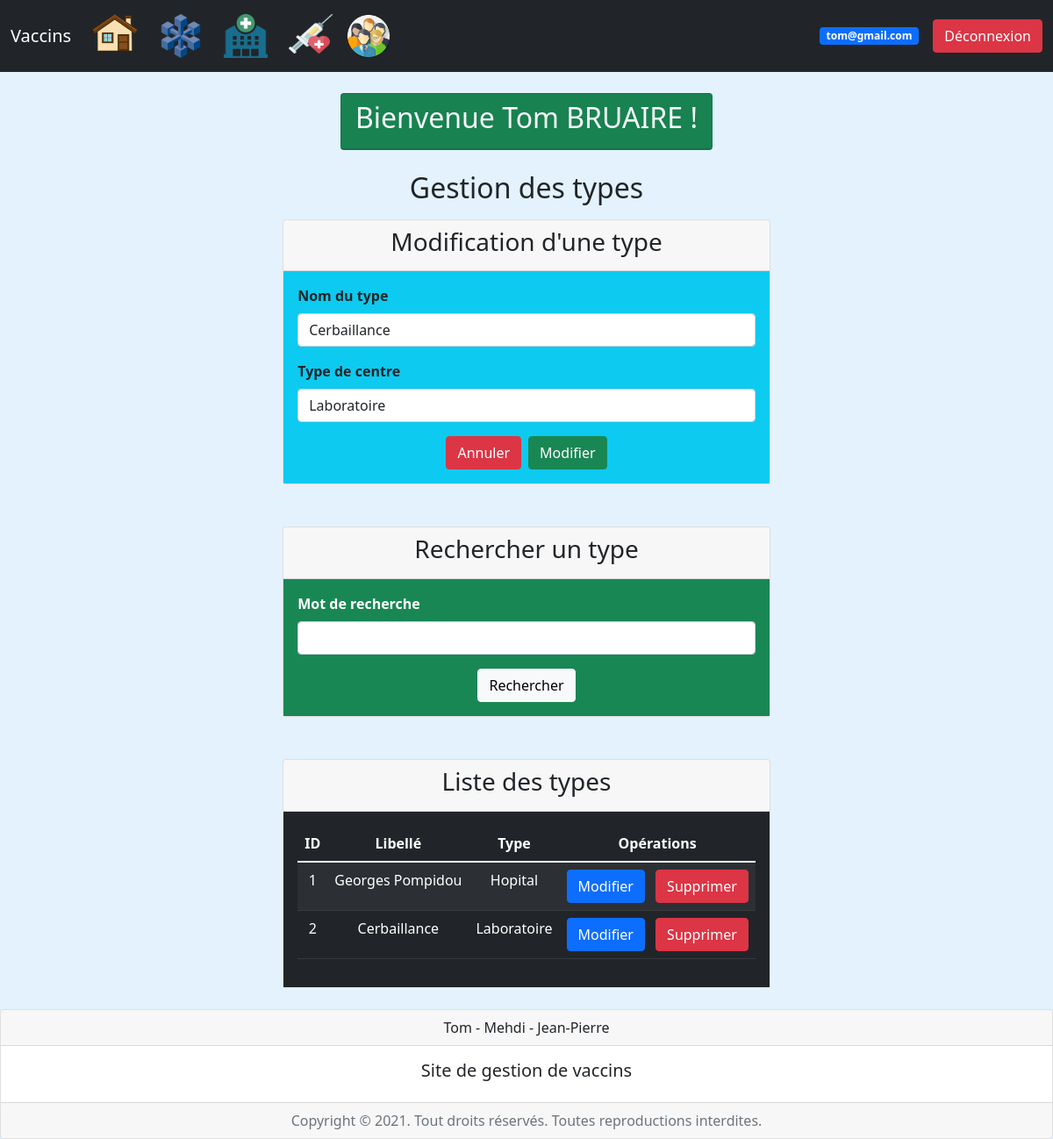
Screenshot of /index.php?page=1&action=edit&idType=2 (signed in) with the database file from the repository.
### tables this page shows
Create table typeCentreVaccinations (
	idType int(3) not null auto_increment,
	libelle varchar(100),
	type varchar(100),
	primary key (idType)
);

### controleur/config_bdd.php (called while the page is built)
<?php
$serveur = "localhost";
$bdd = "gestvaccins";
$user = "root";
$mdp = "";
?>

### controleur/controleur.class.php (called while the page is built, shortened)
<?php
require_once("modele/modele.class.php");
class Controleur {
	private $unModele;
	public function __construct($serveur, $bdd, $user, $mdp) {
		$this->unModele = new Modele($serveur, $bdd, $user, $mdp);
	}
	public function setTable($uneTable) {
		$this->unModele->setTable($uneTable);
	}
	public function selectAll() {
		return $this->unModele->selectAll();
	}
	public function selectWhere($where) {
		return $this->unModele->selectWhere($where);
	}
}
?>

### modele/modele.class.php (called while the page is built, shortened)
<?php
class Modele {
	private $unPdo, $uneTable;
	public function __construct($serveur, $bdd, $user, $mdp) {
		$this->unPdo = null;
		try {
			$this->unPdo = new PDO("mysql:host=".$serveur.";dbname=".$bdd, $user, $mdp);
		} catch (PDOException $exp) {
			die("Erreur de connexion à la base de données : " . $exp->getMessage());
		}
	}
	public function setTable($uneTable) {
		$this->uneTable = $uneTable;
	}
	public function selectAll() {
		$requete = "SELECT * FROM ".$this->uneTable;
		$select = $this->unPdo->prepare($requete);
		$select->execute();
		return $select->fetchAll();
	}
	public function selectWhere($where) {
		$donnees = array();
		$champs = array();
		foreach ($where as $key => $value) {
			$champs[] = $key." = :".$key;
			$donnees[":".$key] = $value;
		}
		$chaineWhere = implode(" AND ", $champs);
		$requete = "SELECT * FROM ".$this->uneTable." WHERE ".$chaineWhere;
		$select = $this->unPdo->prepare($requete);
		$select->execute($donnees);
		return $select->fetch();
	}
}
?>

### vue/vue_les_types.php (the view)
<div class="card mb-5">
	<div class="card-header">
		<h3 class="text-center">Rechercher un type</h3>
	</div>
	<div class="card-body bg-success">
		<form method="post" action="">
			<div class="mb-3">
				<label for="mot" class="form-label text-white fw-bold">Mot de recherche</label>
				<input type="search" name="mot" id="mot" class="form-control">
			</div>
			<div class="d-flex justify-content-center">
				<button type="submit" name="Rechercher" class="btn btn-light">
					Rechercher
				</button>
			</div>
		</form>
	</div>
</div>
<div class="card">
	<div class="card-header">
		<h3 class="text-center">Liste des types</h3>
	</div>
	<div class="card-body bg-dark text-white">
		<table class="table table-dark table-striped text-center">
		  	<thead>
		    	<tr>
		      		<th scope="col">ID</th>
		      		<th scope="col">Libellé</td>
		      		<th scope="col">Type</th>
		      		<?php if (isset($_SESSION['email']) and $_SESSION['role'] == "admin") { ?>
		      		<th scope="col">Opérations</th>
		      		<?php } ?>
		    	</tr>
		  	</thead>
		  	<tbody>
		  		<?php foreach ($lesTypes as $unType) { ?>
		    	<tr>
		      		<td><?= $unType['idType']; ?></td>
		      		<td><?= $unType['libelle']; ?></td>
		      		<td><?= $unType['type']; ?></td>
		      		<?php if (isset($_SESSION['email']) and $_SESSION['role'] == "admin") { ?>
		      		<td>
		      			<a href="index.php?page=1&action=edit&idType=<?= $unType['idType']; ?>" class="btn btn-primary me-2">Modifier</a>
		      			<a href="index.php?page=1&action=sup&idType=<?= $unType['idType']; ?>" class="btn btn-danger">Supprimer</a>
		      		</td>
		      		<?php } ?>
		    	</tr>
		    	<?php } ?>
		  	</tbody>
		</table>
	</div>
</div>

### vue/vue_insert_type.php
<div class="card mb-5">
	<div class="card-header">
		<h3 class="text-center">
			<?= ($leType != null ? "Modification" : "Insertion"); ?> d'une type
		</h3>
	</div>
	<div class="card-body bg-info fw-bold">
		<form method="post" action="">
			<div class="mb-3">
				<label for="libelle" class="form-label">Nom du type</label>
				<input type="text" name="libelle" id="libelle" class="form-control" value="<?= ($leType != null ? $leType['libelle'] : null); ?>">
			</div>
			<div class="mb-3">
				<label for="type" class="form-label">Type de centre</label>
				<input type="text" name="type" id="type" class="form-control" value="<?= ($leType != null ? $leType['type'] : null); ?>">
			</div>
			<div class="d-flex justify-content-center">
				<button type="reset" class="btn btn-danger me-2">Annuler</button>
				<button type="submit" <?= ($leType != null ? 'name="Modifier"' : 'name="Valider"'); ?> class="btn btn-success">
					<?= ($leType != null ? "Modifier" : "Ajouter"); ?>
				</button>
			</div>
		</form>
	</div>
</div>

### rows the page displays
typecentrevaccinations: libelle "Cerbaillance", type "Laboratoire", idType "2"
typecentrevaccinations: idType "1", libelle "Georges Pompidou", type "Hopital"

### other values shown
$_SESSION['email'] "tom@gmail.com"
$_SESSION['prenom'] "Tom"
$_SESSION['nom'] "BRUAIRE"
